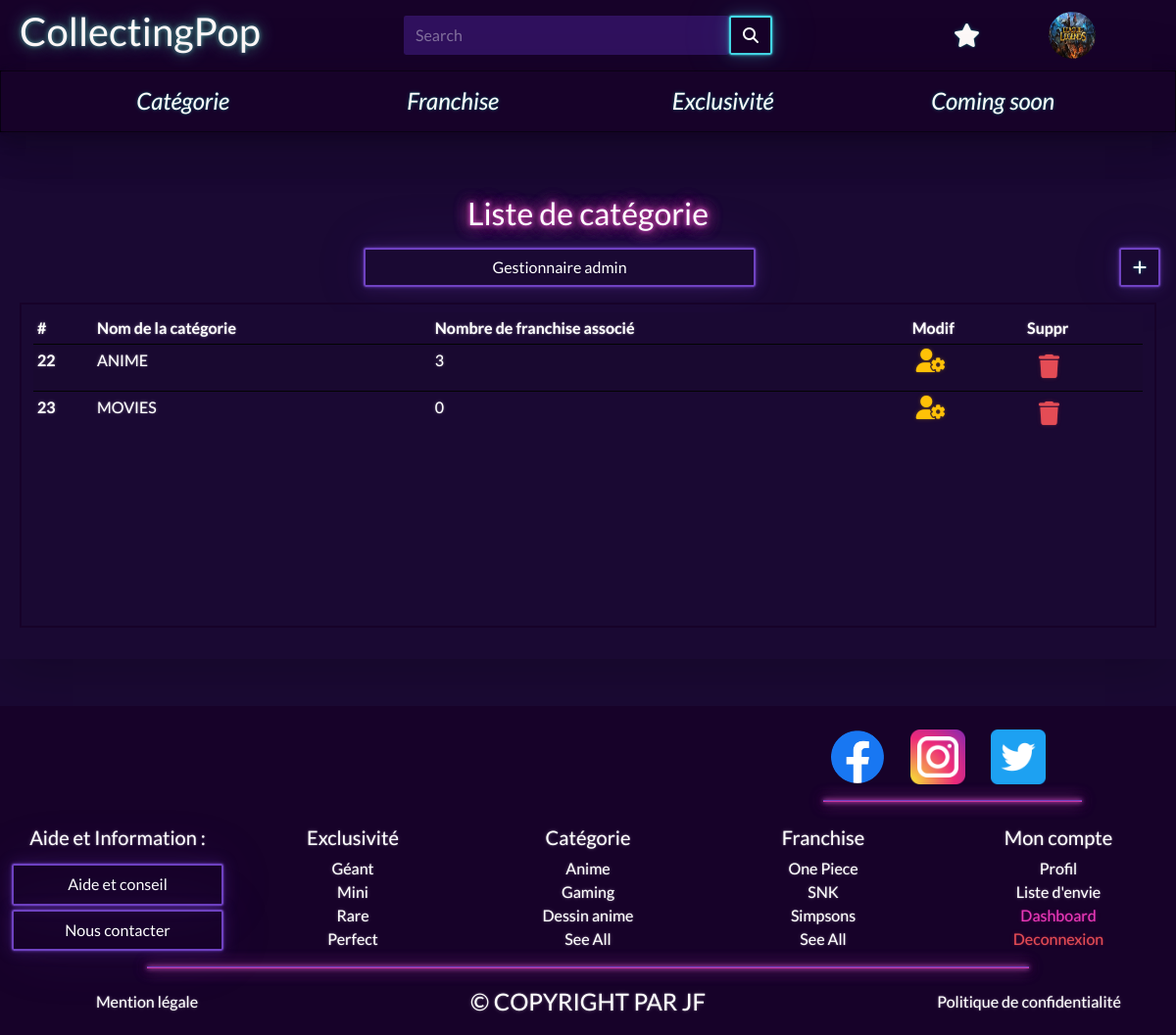
The app's page /admin/categoryList.php (signed in) with its own data.
### tables this page shows
CREATE TABLE `s4u3u_categories` (
  `id` int(11) NOT NULL AUTO_INCREMENT,
  `name` varchar(25) NOT NULL,
  PRIMARY KEY (`id`)
);

### models/database.php (called while the page is built)
<?php
class database
{
    private static $db = NULL;
    protected function __construct()
    {
        if (is_null(self::$db)) {
            try {
                self::$db = new PDO('mysql:host=localhost; dbname=collectingpop', 'root', 'Aled2525');
                self::$db->setAttribute(PDO::ATTR_ERRMODE, PDO::ERRMODE_EXCEPTION);
            } catch (Exception $error) {
                die($error->getMessage());
            }
        }
        return self::$db;
    }
}

### admin/controllers/categoryListController.php (called while the page is built, shortened)
<?php
$category = new category();
$categoryList = $category->getCategory();

### models/categoryModel.php (called while the page is built, shortened)
<?php
class category extends database
{
    protected $db;
    public function __construct()
    {
        $this->db = parent::__construct();
    }
    public function getCategory()
    {
        $query = 'SELECT c.id AS cID,c.name AS cName, count(b.name) AS bName
        FROM `s4u3u_categories` AS c
        LEFT JOIN `s4u3u_categorybrandslink` AS cbl
        ON c.id = cbl.id_categories
        LEFT JOIN `s4u3u_brands` AS b
        ON c.id = cbl.id_categories AND cbl.id_brands = b.id
        GROUP BY c.id;';
        $queryExecute = $this->db->query($query);
        return $queryExecute->fetchAll(PDO::FETCH_OBJ);
    }
}

### admin/categoryList.php (the view, shortened to what this page needs)
<?php
require_once '../models/database.php';
require_once '../models/categoryModel.php';
require_once 'controllers/categoryListController.php';
require_once '../include/header.php'; ?>
<div class="container-fluid my-5 py-3 shadow-lg">
    <div class="row mb-3">
        <h2 class="text-center pagesTitles text-white ">Liste&nbsp;de&nbsp;catégorie</h2>
    </div>
    <div class="row">
        <?php require_once '../include/adminSidebar.php'; ?>
        <a href="admin_ajout_categorie" class="col-auto me-md-3 me-1 btn btn-outline-primary"><i class="fas fa-plus"></i></a>
    </div>
    <div class="row d-md-flex gap-md-3 mx-md-2 my-3">
        <div class="col-lg border border-2 border-dark pt-2">
            <div class="table-responsive tableSeeAll">
                <table class="table table-sm table-hover table-striped tableAdmin ">
                    <thead class="tableHeader">
                        <tr>
                            <th scope="col">#</th>
                            <th scope="col">Nom&nbsp;de&nbsp;la&nbsp;catégorie</th>
                            <th scope="col">Nombre&nbsp;de&nbsp;franchise&nbsp;associé</th>
                            <th scope="col">Modif</th>
                            <th scope="col">Suppr</th>
                        </tr>
                    </thead>
                    <tbody>
                        <?php foreach ($categoryList as $c) { ?>
                            <tr>
                                <th scope="row"><?= $c->cID; ?></th>
                                <td><?= $c->cName; ?></td>
                                <td><?= $c->bName; ?></td>
                                <td><a href="admin_modification_categorie_<?= $c->cID; ?>"><i class="fas fa-user-cog text-warning fs-4 ms-1"></i></a></td>
                                <td><button type="button" class="btn" data-bs-whatever="<?= $c->cID; ?>" data-bs-toggle="modal" data-bs-target="#deleteCategories"><i class="fas fa-trash text-danger fs-4"></i></button>
                                </td>
                            </tr>
                        <?php } ?>
                    </tbody>
                </table>
            </div>
        </div>
    </div>
</div>
<?php require_once '../include/footer.php'; ?>

### assets/css/style.css (style rules this page uses)
body { overflow-x: hidden; }
.pagesTitles { text-shadow: 0px 0px 5px #e840ba, 0px 0px 10px #020402, 0px 0px 15px #e840ba, 0px 0px 5px #6e41be, 0px 0px 10px #020402, 0px 0px 15px #6e41be, 0px 0px 5px #e840ba, 0px 0px 10px #020402, 0px 0px 15px #e840ba; margin: 0 !important; }
.tableAdmin tbody tr { border-top: 1px solid #020402; }
.tableSeeAll { height: 40vh; overflow-y: scroll; position: relative; }
.tableSeeAll thead { position: -webkit-sticky; position: sticky; top: 0; background-color: #1a0933; }

### records on screen
s4u3u_categories: id "22", name "ANIME", bName "3"
s4u3u_categories: id "23", name "MOVIES", bName "0"
